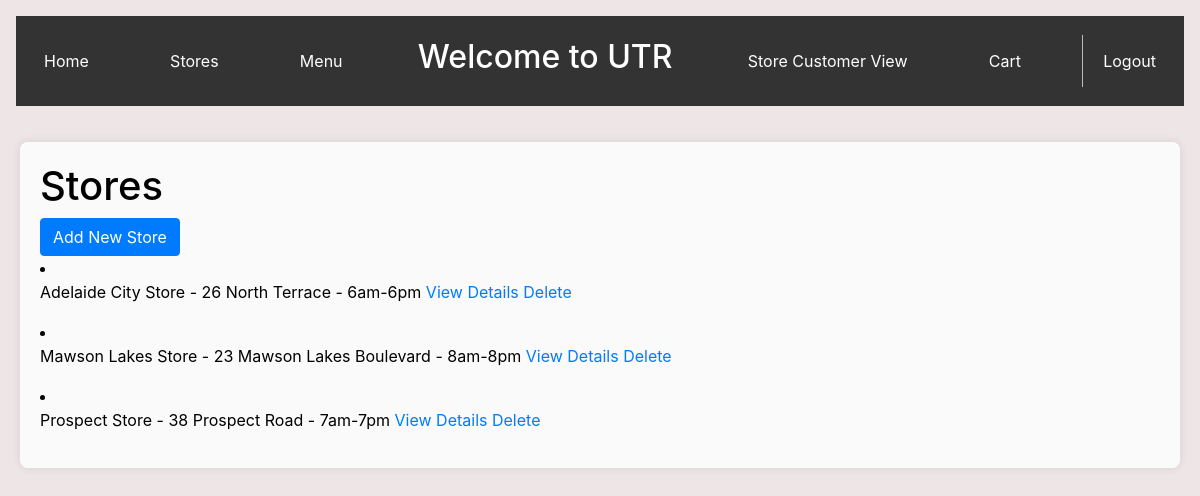
The page /storesDisplay on the database as committed earlier.
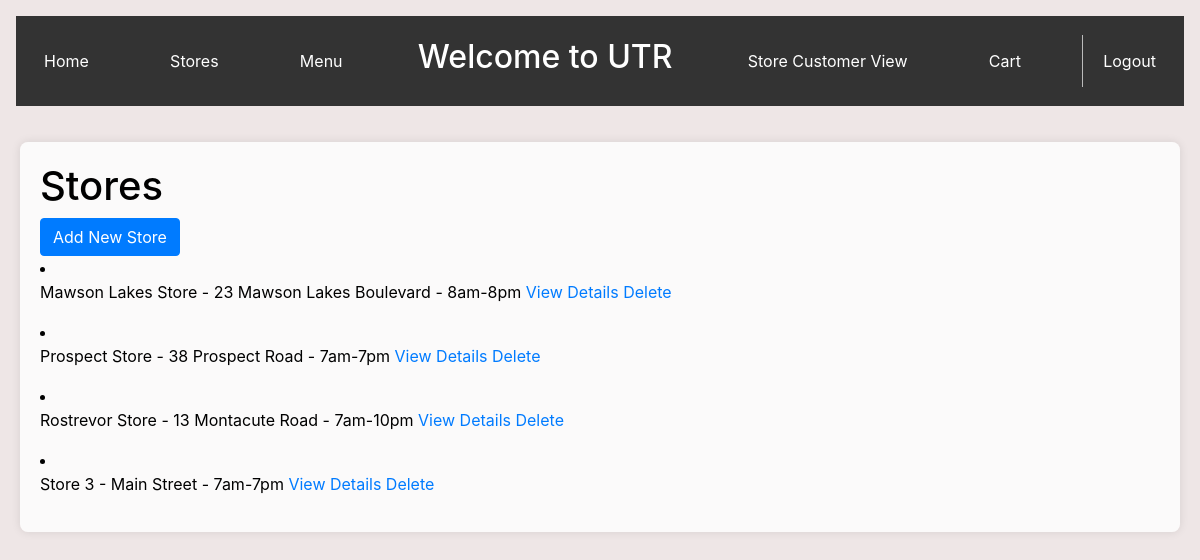
The same page on the database as committed later.
### app.py (models this page shows, shortened)
class Stores(db.Model):
    id = db.Column(db.Integer, primary_key=True)
    name = db.Column(db.String(100), nullable=False)
    address = db.Column(db.String(100), nullable=False)
    opening_hours = db.Column(db.String(50))
    petrols = db.relationship('Petrol', backref='store', lazy=True)

### app.py (the view)
@app.route('/storesDisplay')
def storesDisplay():
    title = "Store List"
    stores = Stores.query.order_by(Stores.name.asc()).all()
    return render_template("storesDisplay.html", title=title, stores=stores)

### templates/storesDisplay.html (shortened to what this page needs)
{% extends 'base_manager.html' %}
{% block content %}
    <div class="w3-container">
        <h1>Stores</h1>
        <a href="{{ url_for('addStore') }}" class="btn btn-primary">Add New Store</a>
            {% for store in stores %}
                <li class="store-item mb-3">
                    <div class="store-info">
                        <span>{{ store.name }} - {{ store.address }} - {{ store.opening_hours }}</span>
                        <a href="{{ url_for('storeDetails', store_id=store.id) }}">View Details</a>
                        <a href="{{ url_for('storeDelete', store_id=store.id) }}">Delete</a>
                    </div>
                </li>
            {% else %}
                <li>No stores available</li>
            {% endfor %}
    </div>
{% endblock %}

Rows that differ between the two databases and show on the page:
removed Stores: name "Adelaide City Store", address "26 North Terrace", opening_hours "6am-6pm"
added Stores: name "Rostrevor Store", address "13 Montacute Road", opening_hours "7am-10pm"
added Stores: name "Store 3", address "Main Street", opening_hours "7am-7pm"
